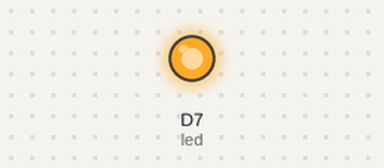
Simulated run of this sketch. Board: Particle Photon. Parts: output pins drawn as LEDs (lit = HIGH). Random numbers use the default seed unless the sketch sets one.

Above: at 15.0 s.
At 45.0 s:
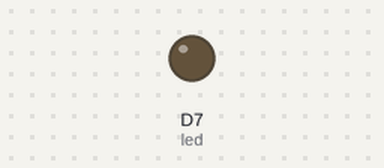
Timing chart, 0 to 78.0 s (numbered marks = the images above):
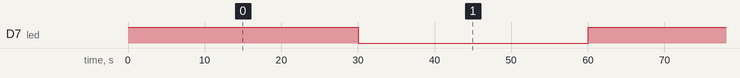

Measured:
- by itself, D7 (led): alternates HIGH for 30.0 s and LOW for 30.0 s

The sketch:

gettemp.ino
```cpp
int led = D7;  // The on-board LED

void setup() {
  pinMode(led, OUTPUT);
}

void loop() {
    // Turn ON the LED
    digitalWrite(led, HIGH);

    String temp = String(random(60, 80));
    Particle.publish("temp", temp, PRIVATE);
    delay(30000);

    // Turn OFF the LED
    digitalWrite(led, LOW);

    // Wait for 30 seconds
    delay(30000);
}
```
